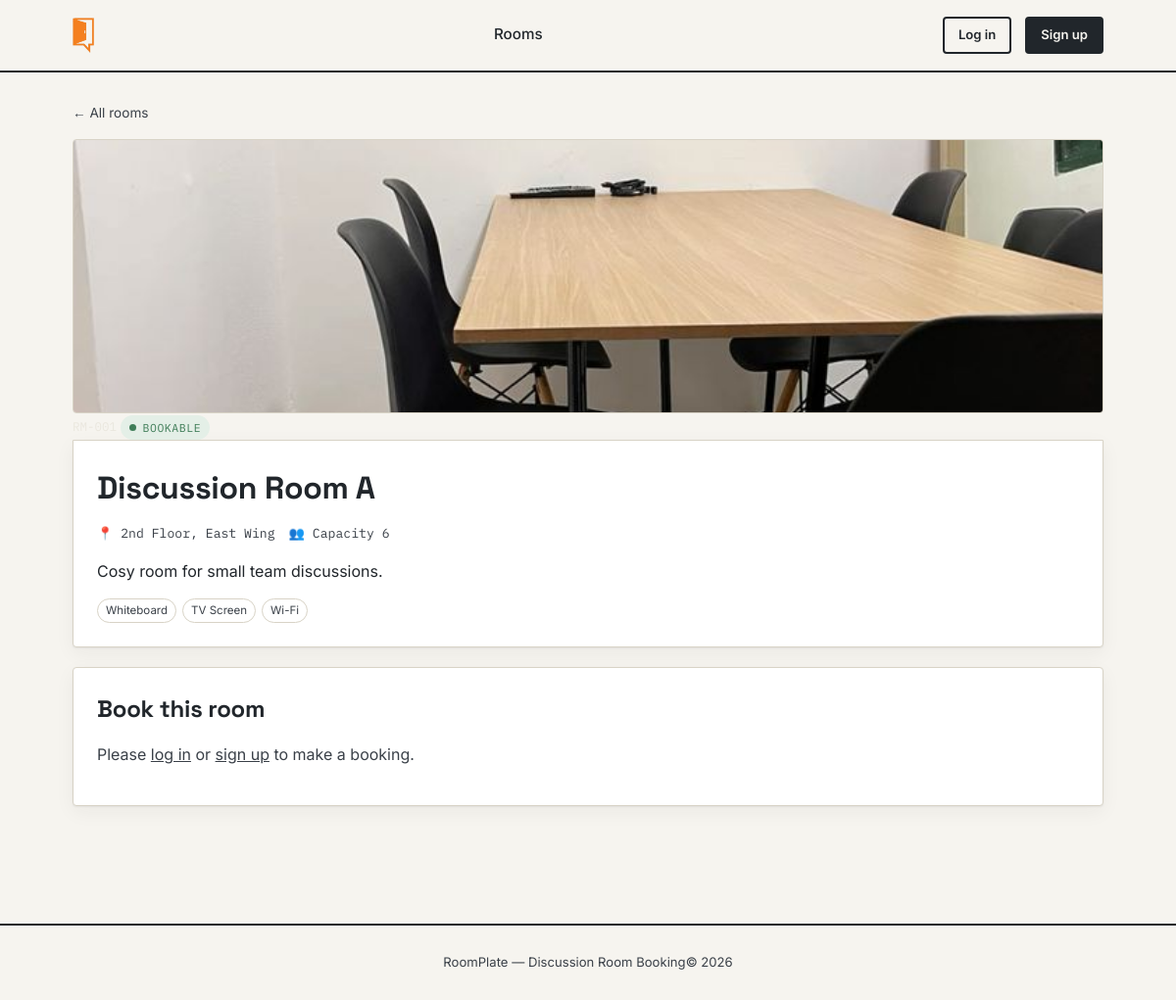
Page /booking/room.php?id=1 on the committed database.
### tables this page shows
CREATE TABLE IF NOT EXISTS rooms (
    id INT AUTO_INCREMENT PRIMARY KEY,
    name VARCHAR(100) NOT NULL,
    location VARCHAR(150) NOT NULL,
    capacity INT NOT NULL DEFAULT 4,
    description TEXT,
    amenities VARCHAR(255),
    image_url VARCHAR(255),
    is_public TINYINT(1) NOT NULL DEFAULT 1,
    is_active TINYINT(1) NOT NULL DEFAULT 1,
    created_at TIMESTAMP DEFAULT CURRENT_TIMESTAMP
);

### includes/functions.php (called while the page is built, shortened)
<?php
function current_user() {
    return $_SESSION['user'] ?? null;
}
function e($str) {
    return htmlspecialchars($str ?? '', ENT_QUOTES, 'UTF-8');
}

### booking/room.php (the view, shortened to what this page needs)
<?php
require_once __DIR__ . '/../includes/functions.php';
$room_id = (int)($_GET['id'] ?? 0);
$stmt = $pdo->prepare('SELECT * FROM rooms WHERE id = ? AND is_active = 1');
$stmt->execute([$room_id]);
$room = $stmt->fetch();
include __DIR__ . '/../includes/header.php';
?>
<div style="padding: 28px 0 60px;">
  <a href="/index.php" class="text-muted" style="font-size:0.85rem;">&larr; All rooms</a>
  <?php if ($room['image_url']): ?>
    <img src="<?= e($room['image_url']) ?>" alt="<?= e($room['name']) ?>" style="width:100%; height:280px; object-fit:cover; border-radius:4px; margin-top:16px; border:1px solid var(--line);">
  <?php endif; ?>
  <div class="plate-head" style="margin-top:<?= $room['image_url'] ? '0' : '16px' ?>; border-radius:<?= $room['image_url'] ? '0' : '4px 4px 0 0' ?>;">
    <span class="room-num">RM-<?= str_pad($room['id'], 3, '0', STR_PAD_LEFT) ?></span>
    <span class="status-light available"><span class="dot"></span>Bookable</span>
  </div>
  <div class="panel" style="border-radius:0 0 4px 4px; margin-top:0;">
    <h1 class="mt-0"><?= e($room['name']) ?></h1>
    <div class="room-meta" style="margin-bottom:10px;">
      <span>📍 <?= e($room['location']) ?></span>
      <span>👥 Capacity <?= (int)$room['capacity'] ?></span>
    </div>
    <p><?= nl2br(e($room['description'])) ?></p>
    <?php if ($room['amenities']): ?>
      <div class="amenity-tags">
        <?php foreach (explode(',', $room['amenities']) as $a): ?>
          <span class="tag"><?= e(trim($a)) ?></span>
        <?php endforeach; ?>
      </div>
    <?php endif; ?>
  </div>
  <div class="panel" style="margin-top:20px;">
    <h2>Book this room</h2>
    <?php if (!$user): ?>
      <p class="text-muted">Please <a href="/login_register/login.php" style="text-decoration:underline;">log in</a> or <a href="/login_register/register.php" style="text-decoration:underline;">sign up</a> to make a booking.</p>
    <?php endif; ?>
  </div>
</div>
<?php include __DIR__ . '/../includes/footer.php'; ?>

### assets/css/style.css (style rules this page uses)
:root { --ink: #21262B; --ink-soft: #3A4048; --paper: #F6F4EF; --paper-dim: #EAE7DE; --line: #D8D3C6; --available: #3F7D58; --available-bg: #E4EFE7; --occupied: #B4472A; --occupied-bg: #F3E4DE; --pending: #A9822E; --pending-bg: #F2ECD9; --brass: #B08D57; --white: #FFFFFF; --font-display: 'Space Grotesk', sans-serif; --font-body: 'Inter', sans-serif; --font-mono: 'IBM Plex Mono', monospace; --radius: 4px; --shadow: 0 1px 2px rgba(33,38,43,0.06), 0 6px 20px rgba(33,38,43,0.05); }
* { box-sizing: border-box; }
html, body { margin: 0; padding: 0; background: var(--paper); color: var(--ink); font-family: var(--font-body); font-size: 16px; line-height: 1.5; }
a { color: inherit; text-decoration: none; }
img { max-width: 100%; display: block; }
h1, h2, h3, h4 { font-family: var(--font-display); font-weight: 700; margin: 0 0 0.4em; letter-spacing: -0.01em; }
.plate-head .room-num { font-family: var(--font-mono); font-size: 0.78rem; color: var(--paper-dim); }
.status-light { display: inline-flex; align-items: center; gap: 6px; font-family: var(--font-mono); font-size: 0.72rem; text-transform: uppercase; letter-spacing: 0.05em; padding: 4px 9px; border-radius: 20px; }
.status-light.available { background: var(--available-bg); color: var(--available); }
.status-light .dot { width: 7px; height: 7px; border-radius: 50%; background: currentColor; }
.room-meta { display: flex; gap: 14px; font-size: 0.82rem; color: var(--ink-soft); font-family: var(--font-mono); }
.amenity-tags { display: flex; flex-wrap: wrap; gap: 6px; margin-top: 4px; }
.tag { font-size: 0.72rem; padding: 3px 8px; border: 1px solid var(--line); border-radius: 20px; color: var(--ink-soft); }
.panel { background: var(--white); border: 1px solid var(--line); border-radius: var(--radius); padding: 24px; box-shadow: var(--shadow); }
.panel + .panel { margin-top: 20px; }
.mt-0 { margin-top: 0; }
.text-muted { color: var(--ink-soft); }

### rows in the picture
rooms: image_url (picture), name "Discussion Room A", location "2nd Floor, East Wing", capacity "6", description "Cosy room for small team discussions.", amenities "Whiteboard", amenities "TV Screen", amenities "Wi-Fi"
